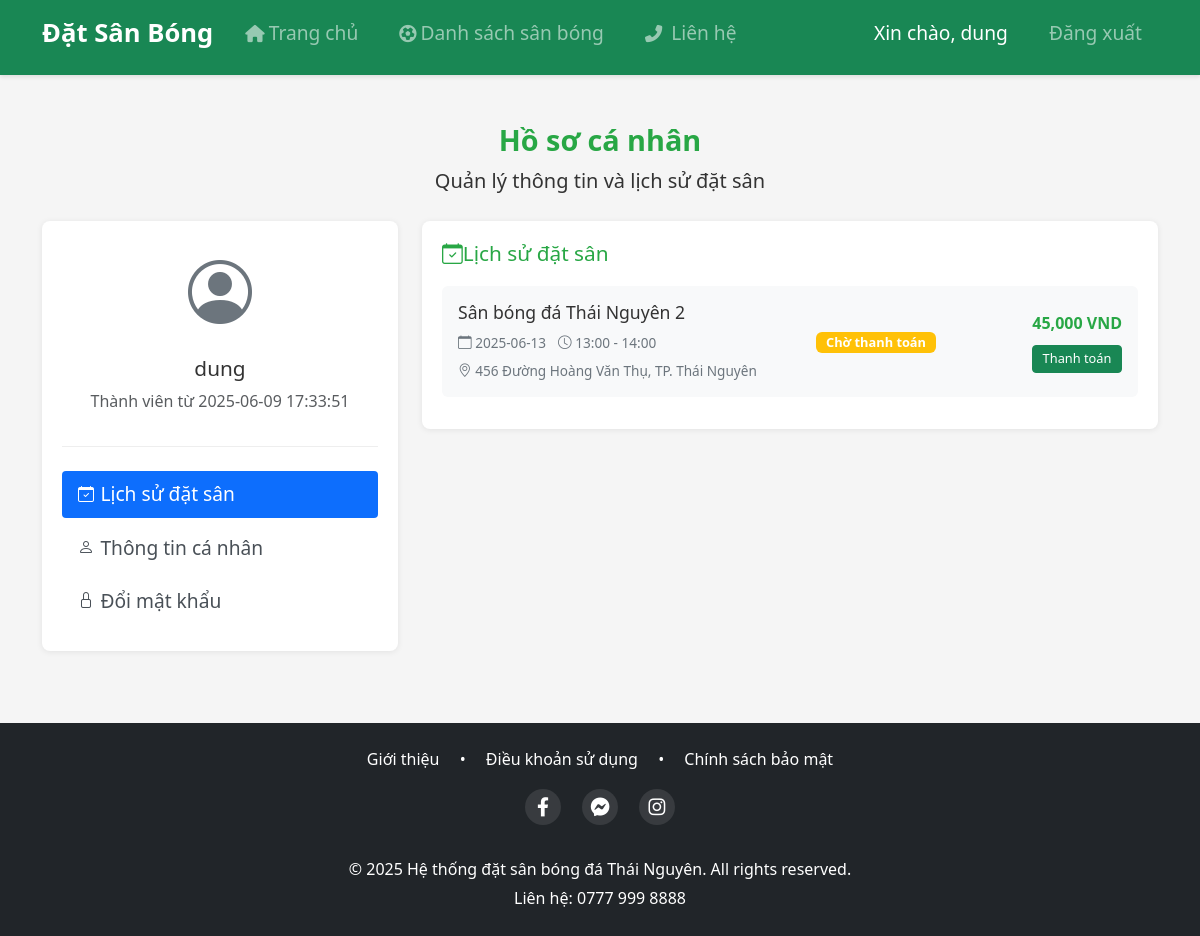
Screenshot of /profile (signed in) with the database file from the repository.
### tables this page shows
CREATE TABLE users (
            id INTEGER PRIMARY KEY AUTOINCREMENT,
            fullname TEXT NOT NULL,
            phone TEXT NOT NULL UNIQUE,
            email TEXT NOT NULL UNIQUE,
            password TEXT NOT NULL,
            is_admin BOOLEAN DEFAULT 0,
            created_at TIMESTAMP DEFAULT CURRENT_TIMESTAMP
        );

CREATE TABLE bookings (
            id INTEGER PRIMARY KEY AUTOINCREMENT,
            user_id INTEGER NOT NULL,
            pitch_id INTEGER NOT NULL,
            booking_date DATE NOT NULL,
            start_time TEXT NOT NULL,
            end_time TEXT NOT NULL,
            hours INTEGER NOT NULL,
            total_price INTEGER NOT NULL,
            status TEXT NOT NULL,
            created_at TIMESTAMP DEFAULT CURRENT_TIMESTAMP,
            FOREIGN KEY (user_id) REFERENCES users (id),
            FOREIGN KEY (pitch_id) REFERENCES pitches (id)
        );

CREATE TABLE pitches (
            id INTEGER PRIMARY KEY AUTOINCREMENT,
            name TEXT NOT NULL,
            address TEXT NOT NULL,
            phone TEXT NOT NULL,
            price INTEGER NOT NULL,
            image TEXT,
            description TEXT,
            is_active BOOLEAN DEFAULT 1,
            created_at TIMESTAMP DEFAULT CURRENT_TIMESTAMP
        );

### main.py (the view)
@app.route('/profile')
def profile():
    if 'user_id' not in session:
        return redirect(url_for('login'))
    db = get_db()
    user_info = db.execute('SELECT * FROM users WHERE id = ?', (session['user_id'],)).fetchone()
    bookings = get_user_bookings(session['user_id'])
    return render_template('profile.html', user_info=dict(user_info), bookings=bookings)

### database.py (called while the page is built)
def get_db():
    conn = sqlite3.connect('football_booking.db')
    conn.row_factory = sqlite3.Row
    return conn

def get_user_bookings(user_id):
    conn = get_db()
    bookings = conn.execute('''
        SELECT b.*, p.name as pitch_name, p.address as pitch_address, p.phone as pitch_phone
        FROM bookings b
        JOIN pitches p ON b.pitch_id = p.id
        WHERE b.user_id = ?
        ORDER BY b.booking_date DESC
    ''', (user_id,)).fetchall()
    conn.close()
    return bookings

### main.py (called while the page is built)
@app.template_filter('datetimeformat')
def datetimeformat(value, format='%Y-%m-%d %H:%M'):
    if isinstance(value, datetime):
        return value.strftime(format)
    return value

### templates/profile.html (shortened to what this page needs)
{% extends "base.html" %}
{% block head %}
<link rel="stylesheet" href="{{ url_for('static', filename='css/profile.css') }}">
{% endblock %}
{% block content %}
<div class="profile-container">
    <div class="profile-header">
        <h1>Hồ sơ cá nhân</h1>
        <p class="lead">Quản lý thông tin và lịch sử đặt sân</p>
    </div>
    <div class="row">
        <div class="col-md-4">
            <div class="profile-sidebar">
                <div class="profile-avatar text-center mb-4">
                    <i class="bi bi-person-circle"></i>
                    <h3>{{ session['user_name'] }}</h3>
                    <p class="text-muted">Thành viên từ {{ user_info['created_at']|datetimeformat('%d/%m/%Y') }}</p>
                </div>
                <ul class="nav nav-pills flex-column">
                    <li class="nav-item">
                        <a class="nav-link active" id="bookings-tab" data-bs-toggle="pill" href="#bookings">
                            <i class="bi bi-calendar-check"></i> Lịch sử đặt sân
                        </a>
                    </li>
                    <li class="nav-item">
                        <a class="nav-link" id="profile-tab" data-bs-toggle="pill" href="#profile-info">
                            <i class="bi bi-person"></i> Thông tin cá nhân
                        </a>
                    </li>
                    <li class="nav-item">
                        <a class="nav-link" id="password-tab" data-bs-toggle="pill" href="#change-password">
                            <i class="bi bi-lock"></i> Đổi mật khẩu
                        </a>
                    </li>
                </ul>
            </div>
        </div>
        <div class="col-md-8">
            <div class="tab-content">
                <div class="tab-pane fade show active" id="bookings">
                    <div class="profile-card">
                        <h3><i class="bi bi-calendar-check"></i> Lịch sử đặt sân</h3>
                        {% if bookings %}
                        <div class="booking-list">
                            {% for booking in bookings %}
                            <div class="booking-item {% if booking['status'] == 'cancelled' %}cancelled{% endif %}">
                                <div class="row align-items-center">
                                    <div class="col-md-6">
                                        <h5>{{ booking['pitch_name'] }}</h5>
                                        <div class="booking-meta">
                                            <span><i class="bi bi-calendar"></i> {{ booking['booking_date'] }}</span>
                                            <span><i class="bi bi-clock"></i> {{ booking['start_time'] }} - {{ booking['end_time'] }}</span>
                                        </div>
                                        <p class="booking-address">
                                            <i class="bi bi-geo-alt"></i> {{ booking['pitch_address'] }}
                                        </p>
                                    </div>
                                    <div class="col-md-3 text-center">
                                        <span class="badge booking-status
                                            {% if booking['status'] == 'confirmed' %}bg-success
                                            {% elif booking['status'] == 'pending_payment' %}bg-warning
                                            {% else %}bg-danger{% endif %}">
                                            {% if booking['status'] == 'confirmed' %}Đã xác nhận
                                            {% elif booking['status'] == 'pending_payment' %}Chờ thanh toán
                                            {% else %}Đã hủy{% endif %}
                                        </span>
                                    </div>
                                    <div class="col-md-3 text-end">
                                        <div class="booking-price">
                                            {{ "{:,.0f}".format(booking['total_price']) }} VND
                                        </div>
                                        <div class="booking-actions mt-2">
                                            {% if booking['status'] == 'pending_payment' %}
                                            <a href="{{ url_for('payment') }}" class="btn btn-sm btn-success">Thanh toán</a>
                                            {% elif booking['status'] == 'confirmed' %}
                                            <a href="{{ url_for('cancel', booking_id=booking['id']) }}"
                                               class="btn btn-sm btn-outline-danger cancel-btn">Hủy đặt</a>
                                            {% endif %}
                                        </div>
                                    </div>
                                </div>
                            </div>
                            {% endfor %}
                        </div>
                        {% else %}
                        <div class="alert alert-info mt-4">
                            <i class="bi bi-info-circle"></i> Bạn chưa có đơn đặt sân nào.
                            <a href="{{ url_for('pitches') }}" class="alert-link">Đặt sân ngay</a>
                        </div>
                        {% endif %}
                    </div>
                </div>
            </div>
        </div>
    </div>
</div>
{% endblock %}

### templates/base.html (shortened to what this page needs)
<!DOCTYPE html>
<html lang="vi">
<head>
    <link href="https://cdn.jsdelivr.net/npm/bootstrap@5.1.3/dist/css/bootstrap.min.css" rel="stylesheet">
    <link href="https://cdn.jsdelivr.net/npm/bootstrap-icons@1.8.1/font/bootstrap-icons.css" rel="stylesheet">
    <link href="https://cdnjs.cloudflare.com/ajax/libs/bootstrap/5.3.0/css/bootstrap.min.css" rel="stylesheet">
    <link href="https://cdnjs.cloudflare.com/ajax/libs/font-awesome/6.4.0/css/all.min.css" rel="stylesheet">
    <link href="{{ url_for('static', filename='css/base.css') }}" rel="stylesheet">
    {% block head %}{% endblock %}
</head>
<body>
    <nav class="navbar navbar-expand-lg navbar-dark bg-success">
        <div class="container">
            <a class="navbar-brand" href="{{ url_for('home') }}">Đặt Sân Bóng</a>
            <div class="collapse navbar-collapse" id="navbarNav">
                <ul class="navbar-nav me-auto">
                    <li class="nav-item">
                        <a class="nav-link" href="{{ url_for('home') }}">
                            <i class="fas fa-home me-1"></i>Trang chủ</a>
                    </li>
                    <li class="nav-item">
                        <a class="nav-link" href="{{ url_for('pitches') }}">
                            <i class="fas fa-futbol me-1"></i>Danh sách sân bóng</a>
                    </li>
                    <li class="nav-item">
                        <a class="nav-link" href="{{ url_for('contact') }}">
                            <i class="fas fa-phone-alt me-1"></i> Liên hệ</a>
                    </li>
                </ul>
                <ul class="navbar-nav">
                    {% if 'user_id' in session %}
                        <li class="nav-item">
                            <a class="nav-link" href="{{ url_for('profile') }}">Xin chào, {{ session['user_name'] }}</a>
                        </li>
                        <li class="nav-item">
                            <a class="nav-link" href="{{ url_for('logout') }}">Đăng xuất</a>
                        </li>
                    {% endif %}
                </ul>
            </div>
        </div>
    </nav>
    <div class="container mt-4">
        {% block content %}{% endblock %}
    </div>
    <footer class="bg-dark text-white mt-5 py-4">
        <div class="container">
            <div class="row justify-content-center">
                <div class="col-12 text-center">
                    <ul class="list-inline mb-3">
                        <li class="list-inline-item"><a href="#" class="text-white">Giới thiệu</a></li>
                        <li class="list-inline-item"><span class="mx-2">•</span></li>
                        <li class="list-inline-item"><a href="#" class="text-white">Điều khoản sử dụng</a></li>
                        <li class="list-inline-item"><span class="mx-2">•</span></li>
                        <li class="list-inline-item"><a href="#" class="text-white">Chính sách bảo mật</a></li>
                    </ul>
                </div>
                <div class="social-icons mb-3">
                    <a href="#" class="text-white mx-2"><i class="fab fa-facebook-f"></i></a>
                    <a href="#" class="text-white mx-2"><i class="fab fa-facebook-messenger"></i></a>
                    <a href="#" class="text-white mx-2"><i class="fab fa-instagram"></i></a>
                </div>
            </div>
            <div class="text-center pt-3">
                <p class="mb-1">© 2025 Hệ thống đặt sân bóng đá Thái Nguyên. All rights reserved.</p>
                <p class="mb-0">Liên hệ: 0777 999 8888</p>
            </div>
        </div>
    </footer>
</body>
</html>

### static/css/base.css (style rules this page uses)
:root { --primary-color: #28a745; --secondary-color: #6c757d; --light-color: #f8f9fa; --dark-color: #343a40; }
html { height: 100%; }
body { font-family: 'Segoe UI', Tahoma, Geneva, Verdana, sans-serif; line-height: 1.6; color: #333; background-color: #f5f5f5; min-height: 100%; display: flex; flex-direction: column; }
.container.mt-4 { flex: 1; }
footer { background-color: var(--dark-color) !important; text-align: center; }
footer a { color: #fff !important; transition: opacity 0.3s; }
.social-icons { font-size: 1.2rem; }
.social-icons a { display: inline-flex; align-items: center; justify-content: center; width: 36px; height: 36px; border-radius: 50%; background-color: rgba(255, 255, 255, 0.1); transition: background-color 0.3s; }
a { text-decoration: none; color: var(--primary-color); transition: color 0.3s; }
.navbar { box-shadow: 0 2px 4px rgba(0, 0, 0, 0.1); padding-bottom: 1rem; }
.navbar-brand { font-weight: 700; font-size: 1.6rem; }
.nav-link { font-size: 1.2rem; padding: 0.5rem 1rem !important; }
.navbar-brand i, .nav-link i { font-size: 0.9em; transition: transform 0.2s; }
.navbar-nav .nav-item { margin-right: 9px; }
.navbar-nav .nav-item:last-child { margin-right: 0; }

### static/css/profile.css (style rules this page uses)
.profile-container { padding: 1.5rem 0; }
.profile-header { text-align: center; margin-bottom: 1.5rem; }
.profile-header h1 { color: #28a745; font-weight: 600; font-size: 1.8rem; }
.profile-sidebar { background: white; border-radius: 8px; box-shadow: 0 1px 6px rgba(0, 0, 0, 0.08); padding: 1.25rem; height: 100%; }
.profile-avatar { padding-bottom: 1rem; border-bottom: 1px solid #eee; margin-bottom: 1rem; }
.profile-avatar i { font-size: 4rem; color: #6c757d; }
.profile-avatar h3 { margin-top: 0.75rem; font-size: 1.3rem; }
.nav-pills .nav-link { color: #495057; padding: 0.5rem 0.75rem; margin-bottom: 0.4rem; border-radius: 4px; display: flex; align-items: center; }
.nav-pills .nav-link i { margin-right: 0.4rem; font-size: 1rem; }
.profile-card { background: white; border-radius: 8px; box-shadow: 0 1px 6px rgba(0, 0, 0, 0.08); padding: 1.25rem; margin-bottom: 1.5rem; }
.profile-card h3 { color: #28a745; margin-bottom: 1.25rem; display: flex; align-items: center; font-size: 1.3rem; }
.booking-list { margin-top: 1.25rem; }
.booking-item { padding: 1rem; border-radius: 6px; background-color: #f8f9fa; margin-bottom: 0.75rem; transition: all 0.3s; }
.booking-item h5 { font-size: 1.1rem; margin-bottom: 0.5rem; }
.booking-meta { display: flex; gap: 0.75rem; margin: 0.4rem 0; color: #6c757d; font-size: 0.85rem; }
.booking-address { color: #6c757d; margin-bottom: 0; font-size: 0.85rem; }
.booking-status { font-size: 0.8rem; padding: 0.25rem 0.6rem; }
.booking-price { font-weight: bold; color: #28a745; font-size: 1rem; }
.booking-actions .btn { font-size: 0.8rem; padding: 0.2rem 0.6rem; }
.mb-3 { margin-bottom: 1rem !important; }
.btn { padding: 0.375rem 0.75rem; }

### rows the page displays
users: user_name "dung", created_at "2025-06-09 17:33:51"
bookings: pitch_name "Sân bóng đá Thái Nguyên 2", booking_date "2025-06-13", start_time "13:00", end_time "14:00", pitch_address "456 Đường Hoàng Văn Thụ, TP. Thái Nguyên", status "Chờ thanh toán", total_price "45,000"
